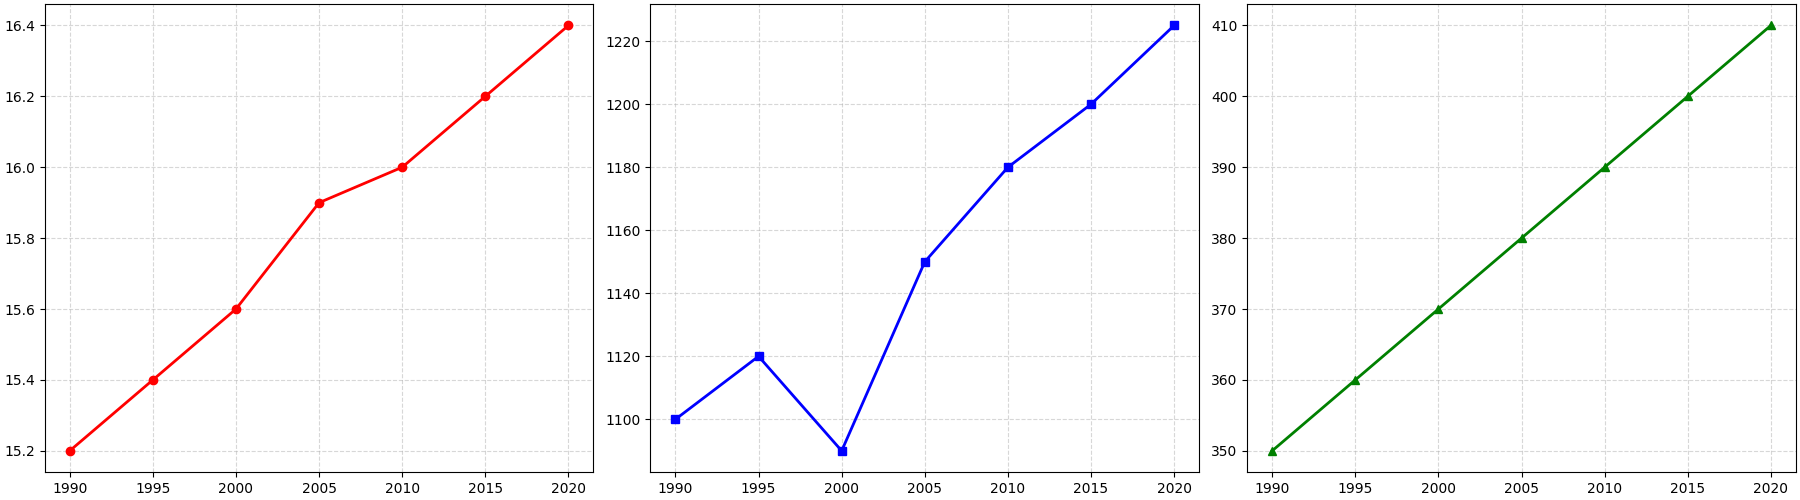

This figure's Python source:
import matplotlib.pyplot as plt
import numpy as np

# Years spanning three decades (1990-2020)
years = np.array([1990, 1995, 2000, 2005, 2010, 2015, 2020])

# Artificial data for average temperature, precipitation, and CO2 levels
avg_temperature = np.array([15.2, 15.4, 15.6, 15.9, 16.0, 16.2, 16.4])
avg_precipitation = np.array([1100, 1120, 1090, 1150, 1180, 1200, 1225])
co2_levels = np.array([350, 360, 370, 380, 390, 400, 410])

# Plotting setup
fig, axs = plt.subplots(1, 3, figsize=(18, 5), constrained_layout=True)

# Temperature Trend
axs[0].plot(years, avg_temperature, color='red', marker='o', linestyle='-', linewidth=2)
axs[0].grid(True, linestyle='--', alpha=0.5)

# Precipitation Trend
axs[1].plot(years, avg_precipitation, color='blue', marker='s', linestyle='-', linewidth=2)
axs[1].grid(True, linestyle='--', alpha=0.5)

# CO2 Levels Trend
axs[2].plot(years, co2_levels, color='green', marker='^', linestyle='-', linewidth=2)
axs[2].grid(True, linestyle='--', alpha=0.5)

# Display the plot
plt.show()
